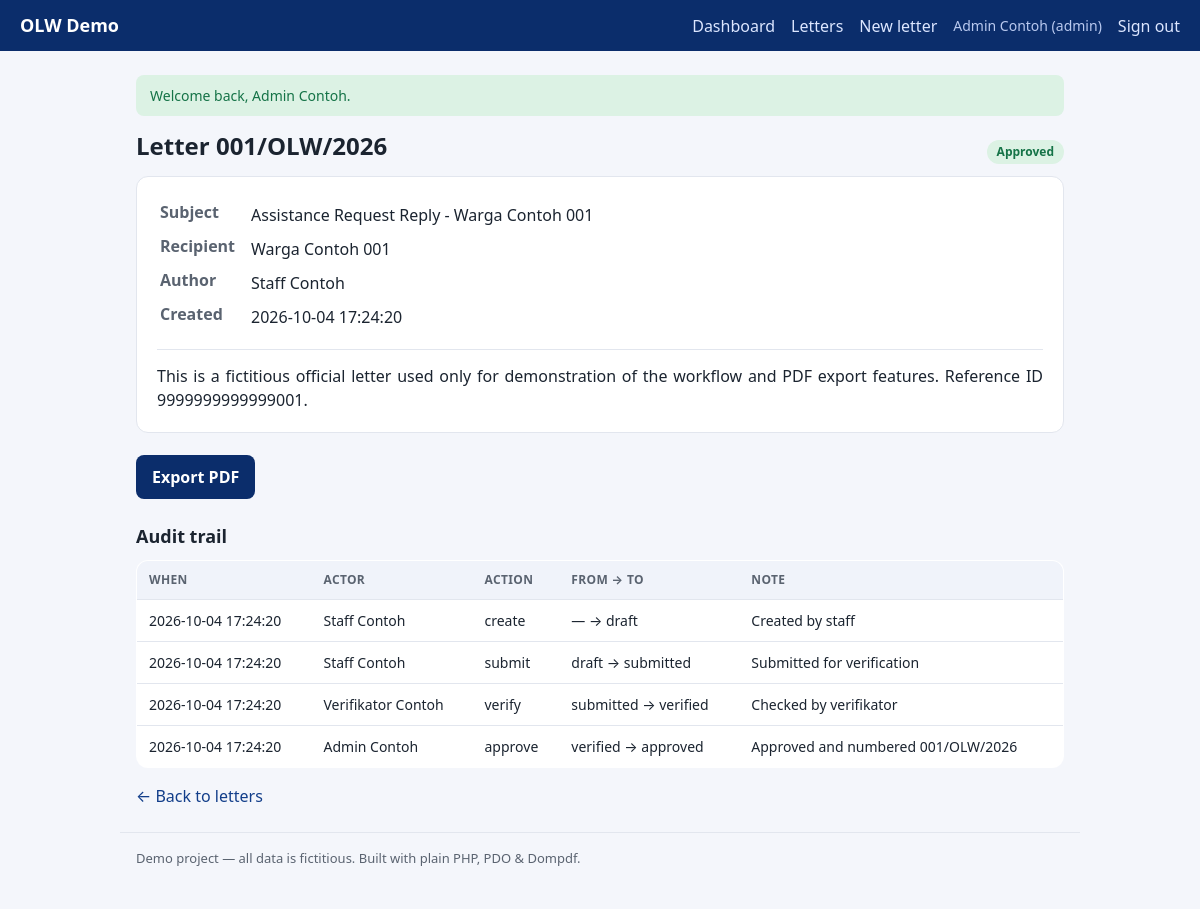
/letters/show?id=1 (signed in), run on the app's committed database.
### tables this page shows
CREATE TABLE IF NOT EXISTS users (
    id            INT UNSIGNED NOT NULL AUTO_INCREMENT,
    name          VARCHAR(120) NOT NULL,
    username      VARCHAR(60)  NOT NULL,
    password_hash VARCHAR(255) NOT NULL,
    role          ENUM('admin','verifikator','staff') NOT NULL DEFAULT 'staff',
    is_active     TINYINT(1)   NOT NULL DEFAULT 1,
    created_at    DATETIME     NOT NULL DEFAULT CURRENT_TIMESTAMP,
    PRIMARY KEY (id),
    UNIQUE KEY uq_users_username (username)
);

CREATE TABLE IF NOT EXISTS letters (
    id          INT UNSIGNED NOT NULL AUTO_INCREMENT,
    number      VARCHAR(40)  DEFAULT NULL,
    year        SMALLINT UNSIGNED NOT NULL,
    subject     VARCHAR(200) NOT NULL,
    recipient   VARCHAR(160) NOT NULL,
    body        TEXT         NOT NULL,
    status      ENUM('draft','submitted','verified','approved','rejected') NOT NULL DEFAULT 'draft',
    created_by  INT UNSIGNED NOT NULL,
    created_at  DATETIME     NOT NULL DEFAULT CURRENT_TIMESTAMP,
    updated_at  DATETIME     NOT NULL DEFAULT CURRENT_TIMESTAMP ON UPDATE CURRENT_TIMESTAMP,
    PRIMARY KEY (id),
    UNIQUE KEY uq_letters_number (number),
    KEY idx_letters_status (status),
    KEY idx_letters_created_by (created_by),
    CONSTRAINT fk_letters_user FOREIGN KEY (created_by) REFERENCES users (id)
);

CREATE TABLE IF NOT EXISTS letter_events (
    id          INT UNSIGNED NOT NULL AUTO_INCREMENT,
    letter_id   INT UNSIGNED NOT NULL,
    user_id     INT UNSIGNED NOT NULL,
    action      VARCHAR(40)  NOT NULL,
    from_status VARCHAR(20)  DEFAULT NULL,
    to_status   VARCHAR(20)  DEFAULT NULL,
    note        VARCHAR(500) DEFAULT NULL,
    created_at  DATETIME     NOT NULL DEFAULT CURRENT_TIMESTAMP,
    PRIMARY KEY (id),
    KEY idx_events_letter (letter_id),
    CONSTRAINT fk_events_letter FOREIGN KEY (letter_id) REFERENCES letters (id) ON DELETE CASCADE,
    CONSTRAINT fk_events_user   FOREIGN KEY (user_id)   REFERENCES users (id)
);

### src/Auth.php (called while the page is built, shortened)
<?php
final class Auth
{
    public static function check(): bool
    {
        return isset($_SESSION['user']);
    }
    public static function user(): ?array
    {
        return $_SESSION['user'] ?? null;
    }
    public static function role(): string
    {
        return $_SESSION['user']['role'] ?? '';
    }
    public static function can(string $permission): bool
    {
        return self::check() && Rbac::allows(self::role(), $permission);
    }
}

### src/Rbac.php (called while the page is built, shortened)
<?php
final class Rbac
{
    public static function allows(string $role, string $permission): bool
    {
        return in_array($role, self::MAP[$permission] ?? [], true);
    }
}

### src/Controllers/LetterController.php (called while the page is built, shortened)
<?php
final class LetterController
{
    public static function show(): string
    {
        $id = (int) ($_GET['id'] ?? 0);
        $letter = Letters::find($id);
        return view('letters/show', [
            'title'  => 'Letter ' . ($letter['number'] ?? '(draft)'),
            'letter' => $letter,
            'events' => Letters::events($id),
        ]);
    }
}

### src/helpers.php (called while the page is built, shortened)
<?php
function env(string $key, ?string $default = null): ?string
{
    $value = $_ENV[$key] ?? getenv($key);
    return $value;
}
function e(?string $value): string
{
    return htmlspecialchars((string) $value, ENT_QUOTES | ENT_SUBSTITUTE, 'UTF-8');
}
function take_flashes(): array
{
    $messages = $_SESSION['flash'] ?? [];
    return $messages;
}
function view(string $name, array $data = []): string
{
    $file = dirname(__DIR__) . '/views/' . $name . '.php';
    extract($data, EXTR_SKIP);
    require $file;
    return (string) ob_get_clean();
}
function status_badge(string $status): array
{
    return match ($status) {
        'draft'     => ['Draft', 'badge-gray'],
        'submitted' => ['Submitted', 'badge-blue'],
        'verified'  => ['Verified', 'badge-amber'],
        'approved'  => ['Approved', 'badge-green'],
        'rejected'  => ['Rejected', 'badge-red'],
        default     => [ucfirst($status), 'badge-gray'],
    };
}

### src/Database.php (called while the page is built, shortened)
<?php
final class Database
{
    private static ?PDO $pdo = null;
    public static function connection(): PDO
    {
        if (self::$pdo instanceof PDO) {
            return self::$pdo;
        }
        $host = env('DB_HOST', '127.0.0.1');
        $port = env('DB_PORT', '3306');
        $name = env('DB_NAME', 'olw_demo');
        $user = env('DB_USER', 'root');
        $pass = env('DB_PASS', '');
        $dsn = "mysql:host={$host};port={$port};dbname={$name};charset=utf8mb4";
        try {
            self::$pdo = new PDO($dsn, $user, $pass, [
                PDO::ATTR_ERRMODE            => PDO::ERRMODE_EXCEPTION,
                PDO::ATTR_DEFAULT_FETCH_MODE => PDO::FETCH_ASSOC,
                PDO::ATTR_EMULATE_PREPARES   => false,
            ]);
        } catch (PDOException $e) {
            throw new RuntimeException(
                'Database connection failed. Check your .env settings and that MySQL/MariaDB is running.',
                0,
                $e
            );
        }
        return self::$pdo;
    }
}

### src/Letters.php (called while the page is built, shortened)
<?php
final class Letters
{
    public static function find(int $id): ?array
    {
        $stmt = Database::connection()->prepare(
            'SELECT l.*, u.name AS author
               FROM letters l JOIN users u ON u.id = l.created_by
              WHERE l.id = :id LIMIT 1'
        );
        $stmt->execute([':id' => $id]);
        return $stmt->fetch() ?: null;
    }
    public static function events(int $letterId): array
    {
        $stmt = Database::connection()->prepare(
            'SELECT ev.*, u.name AS actor
               FROM letter_events ev JOIN users u ON u.id = ev.user_id
              WHERE ev.letter_id = :id ORDER BY ev.id ASC'
        );
        $stmt->execute([':id' => $letterId]);
        return $stmt->fetchAll();
    }
}

### src/Csrf.php (called while the page is built, shortened)
<?php
final class Csrf
{
    public static function token(): string
    {
        return $_SESSION['csrf_token'];
    }
    public static function field(): string
    {
        return '<input type="hidden" name="csrf_token" value="' . e(self::token()) . '">';
    }
}

### views/letters/show.php (the view, shortened to what this page needs)
<?php  ob_start();
$status = $letter['status'];
$id = (int) $letter['id'];
[$label, $cls] = status_badge($status);
$next = ['draft' => 'submit', 'submitted' => 'verify', 'verified' => 'approve'][$status] ?? null;
?>
<div class="row-between">
    <h1>Letter <?= e($letter['number'] ?? '(draft)') ?></h1>
    <span class="badge <?= e($cls) ?>"><?= e($label) ?></span>
</div>
<div class="card">
    <table class="meta">
        <tr><th>Subject</th><td><?= e($letter['subject']) ?></td></tr>
        <tr><th>Recipient</th><td><?= e($letter['recipient']) ?></td></tr>
        <tr><th>Author</th><td><?= e($letter['author']) ?></td></tr>
        <tr><th>Created</th><td><?= e($letter['created_at']) ?></td></tr>
    </table>
    <div class="letter-body"><?= nl2br(e($letter['body'])) ?></div>
</div>
<div class="actions">
    <?php if (\App\Auth::can('letter.pdf')): ?>
        <a class="btn" href="/letters/pdf?id=<?= $id ?>" target="_blank" rel="noopener">Export PDF</a>
    <?php endif; ?>
</div>
<?php if (\App\Auth::can('audit.view')): ?>
<h2>Audit trail</h2>
<table class="table">
    <thead><tr><th>When</th><th>Actor</th><th>Action</th><th>From → To</th><th>Note</th></tr></thead>
    <tbody>
    <?php foreach ($events as $ev): ?>
        <tr>
            <td><?= e($ev['created_at']) ?></td>
            <td><?= e($ev['actor']) ?></td>
            <td><?= e($ev['action']) ?></td>
            <td><?= e(($ev['from_status'] ?? '—') . ' → ' . ($ev['to_status'] ?? '—')) ?></td>
            <td><?= e($ev['note'] ?? '') ?></td>
        </tr>
    <?php endforeach; ?>
    </tbody>
</table>
<?php endif; ?>
<p><a href="/letters">&larr; Back to letters</a></p>
<?php $content = ob_get_clean();
echo view('layout', ['title' => $title ?? 'Letter', 'content' => $content]);

### public/index.php (shortened to what this page needs)
<?php
$uri  = parse_url($_SERVER['REQUEST_URI'] ?? '/', PHP_URL_PATH) ?: '/';
$method = $_SERVER['REQUEST_METHOD'] ?? 'GET';
$routes = [
    'GET /'                     => fn() => print LetterController::dashboard(),
    'GET /login'                => fn() => print AuthController::showLogin(),
    'POST /login'               => fn() => AuthController::login(),
    'POST /logout'              => fn() => AuthController::logout(),
    'GET /letters'              => fn() => print LetterController::index(),
    'GET /letters/create'       => fn() => print LetterController::create(),
    'POST /letters'             => fn() => LetterController::store(),
    'GET /letters/show'         => fn() => print LetterController::show(),
    'GET /letters/pdf'          => fn() => LetterController::pdf(),
    'POST /letters/submit'      => fn() => LetterController::action('submit'),
    'POST /letters/verify'      => fn() => LetterController::action('verify'),
    'POST /letters/approve'     => fn() => LetterController::action('approve'),
    'POST /letters/reject'      => fn() => LetterController::action('reject'),
];
$key = $method . ' ' . rtrim($uri, '/');
try {
    if (isset($routes[$key])) {
        $routes[$key]();
    } else {
        http_response_code(404);
        echo view('error', ['title' => 'Not found', 'message' => 'Page not found.']);
    }
} catch (Throwable $e) {
    $debug = env('APP_DEBUG', 'false') === 'true';
    $code = http_response_code();
    if (!is_int($code) || $code < 400) {
        http_response_code(500);
    }
    echo view('error', [
        'title'   => 'Error',
        'message' => $debug ? $e->getMessage() : 'Something went wrong.',
    ]);
}

### views/layout.php (shortened to what this page needs)
<!DOCTYPE html>
<html lang="en">
<head>
    <link rel="stylesheet" href="/assets/style.css">
</head>
<body>
<header class="topbar">
    <a class="brand" href="/">OLW&nbsp;Demo</a>
    <nav>
        <?php if (\App\Auth::check()): ?>
            <a href="/">Dashboard</a>
            <a href="/letters">Letters</a>
            <?php if (\App\Auth::can('letter.create')): ?><a href="/letters/create">New letter</a><?php endif; ?>
            <span class="who"><?= e(\App\Auth::user()['name']) ?> (<?= e(\App\Auth::role()) ?>)</span>
            <form method="post" action="/logout" class="inline">
                <button class="link-btn" type="submit">Sign out</button>
            </form>
        <?php endif; ?>
    </nav>
</header>
<main class="container">
    <?php foreach (take_flashes() as $f): ?>
        <div class="flash flash-<?= e($f['type']) ?>"><?= e($f['message']) ?></div>
    <?php endforeach; ?>
    <?= $content ?>
</main>
<footer class="footer">
    Demo project — all data is fictitious. Built with plain PHP, PDO &amp; Dompdf.
</footer>
</body>
</html>

### public/assets/style.css (style rules this page uses)
:root { --navy:#0b2d6b; --navy2:#123e8a; --ink:#1b2430; --muted:#5a6370; --line:#e2e6ee; --bg:#f4f6fb; --white:#fff; --green:#157347; --amber:#9a6a00; --red:#b02a37; --blue:#1159b3; --gray:#55606e; }
* { box-sizing:border-box }
body { margin:0;font-family:system-ui,-apple-system,Segoe UI,Roboto,Arial,sans-serif; color:var(--ink);background:var(--bg);line-height:1.5 }
a { color:var(--navy2);text-decoration:none }
.topbar { display:flex;align-items:center;gap:18px;background:var(--navy); color:#fff;padding:12px 20px }
.topbar .brand { color:#fff;font-weight:700;font-size:18px }
.topbar nav { display:flex;align-items:center;gap:16px;margin-left:auto;flex-wrap:wrap }
.topbar nav a { color:#dce6ff }
.topbar .who { color:#b9c9ef;font-size:14px }
.link-btn { background:none;border:none;color:#dce6ff;cursor:pointer;font:inherit;padding:0 }
.inline { display:inline }
.container { max-width:960px;margin:24px auto;padding:0 16px }
.footer { max-width:960px;margin:24px auto;padding:16px;color:var(--muted);font-size:13px; border-top:1px solid var(--line) }
h1 { font-size:24px;margin:0 0 12px }
h2 { font-size:18px;margin:24px 0 10px }
.row-between { display:flex;align-items:center;justify-content:space-between;gap:12px }
.card { background:var(--white);border:1px solid var(--line);border-radius:12px; padding:20px;margin-bottom:16px }
.btn { display:inline-block;background:var(--navy);color:#fff;border:none;border-radius:8px; padding:10px 16px;font:inherit;font-weight:600;cursor:pointer;margin-top:6px }
.table { width:100%;border-collapse:collapse;background:#fff;border:1px solid var(--line); border-radius:12px;overflow:hidden }
.table th,.table td { text-align:left;padding:10px 12px;border-bottom:1px solid var(--line);font-size:14px }
.table th { background:#f0f3fa;color:var(--muted);font-size:12px;text-transform:uppercase;letter-spacing:.03em }
.meta th { text-align:left;color:var(--muted);padding-right:14px;white-space:nowrap;vertical-align:top }
.meta td { padding:4px 0 }
.letter-body { margin-top:14px;padding-top:14px;border-top:1px solid var(--line);text-align:justify }
.badge { display:inline-block;padding:3px 10px;border-radius:999px;font-size:12px;font-weight:700 }
.badge-green { background:#dcf2e4;color:var(--green) }
.actions { display:flex;gap:12px;flex-wrap:wrap;align-items:center;margin:8px 0 8px }
.flash { padding:10px 14px;border-radius:8px;margin-bottom:12px;font-size:14px }
.flash-success { background:#dcf2e4;color:var(--green) }

### data on the page
users: name "Admin Contoh"
letters: number "001/OLW/2026", subject "Assistance Request Reply - Warga Contoh 001", recipient "Warga Contoh 001", created_by.name "Staff Contoh", created_at "2026-10-04 17:24:20", body "This is a fictitious official letter used only for demonstration of the workflow and PDF export features. Reference ID 9999999999999001."
letter_events: created_at "2026-10-04 17:24:20", user.name "Staff Contoh", action "create", from_status+to_status "— → draft", note "Created by staff"
letter_events: created_at "2026-10-04 17:24:20", user.name "Staff Contoh", action "submit", from_status+to_status "draft → submitted", note "Submitted for verification"
letter_events: created_at "2026-10-04 17:24:20", user.name "Verifikator Contoh", action "verify", from_status+to_status "submitted → verified", note "Checked by verifikator"
letter_events: created_at "2026-10-04 17:24:20", user.name "Admin Contoh", action "approve", from_status+to_status "verified → approved", note "Approved and numbered 001/OLW/2026"

### other printed values
$f['message'] "Welcome back, Admin Contoh."
$label "Approved"
